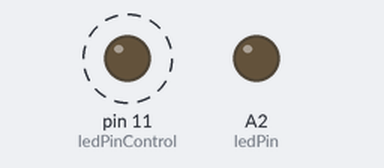
Simulated run of this sketch. Board: Arduino Uno, built with avr-gcc and run on an emulated ATmega328P. Parts: output pins drawn as LEDs (lit = HIGH). Dashed ring = blinking. What the sketch prints to the serial monitor is not drawn.

Above: at 0.2 s.
At 18.2 s:
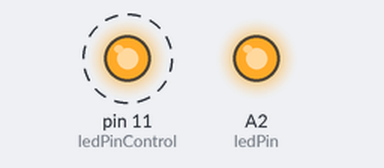
Timing chart, 0 to 25.0 s (numbered marks = the images above):
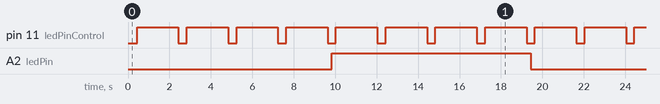

Measured:
- by itself, pin 11 (ledPinControl): alternates HIGH for 2.0 s and LOW for 0.40 s
- by itself, A2 (ledPin): alternates HIGH for 9.6 s and LOW for 9.6 s
- by itself, everything shown: repeats every 19.2 s, in 18 steps

The sketch:

dimmer_fixed_Percents.ino
```cpp
// https://maker.pro/projects/arduino/arduino-lamp-dimmer


int ledPin = A2;
int ledPinControl = 11;
void setup()
{
  pinMode(ledPin, OUTPUT);
  pinMode(ledPinControl, OUTPUT);
  Serial.begin(9600);
  Serial.println("Serial connection started, waiting for instructions…n0 = Off n1 = 25% n2 =50% n3 = 75% n4 = 100%");

  //digitalWrite(ledPinControl, HIGH);

}

int brightness = 0;

void loop ()
{
  digitalWrite(ledPinControl, LOW);
  delay(200);
  analogWrite(ledPin, brightness);
  delay(200);
  digitalWrite(ledPinControl, HIGH);
  Serial.println(brightness);
  brightness += 32;

  if (brightness >  255)
  {
    brightness = 0;
  }

  delay(2000);


/*
  // check if data has been sent from the computer:
  if (Serial.available()) {
    // read the most recent byte (which will be from 0 to 255):
    brightness += Serial.read();

  }
  else
  {
    if (brightness)
    {

    Serial.print("ser: ");
      Serial.println(brightness);

      brightness = 0;

      // set the brightness of the LED:
      analogWrite(ledPin, brightness);
    }
  }
  */
  /*
  int ser;

  if (Serial.available()) {
    ser = Serial.read(); //read serial as a character

    Serial.print("ser: ");
    Serial.println(ser);
    //NOTE because the serial is read as “char” and not “int”, the read value must be compared to character numbers
    //hence the quotes around the numbers in the case statement

    switch (ser)
    {
      case '0':
        analogWrite(ledPin, 0);
        break;

      case '1':
        analogWrite(ledPin, 64);
        break;

      case '2':
        analogWrite(ledPin, 128);
        break;

      case '3':
        analogWrite(ledPin, 192);
        break;

      case '4':
        analogWrite(ledPin, 255);
        break;
      default:
        Serial.println("Invalid entry");

    }

  }
  */
}
```
